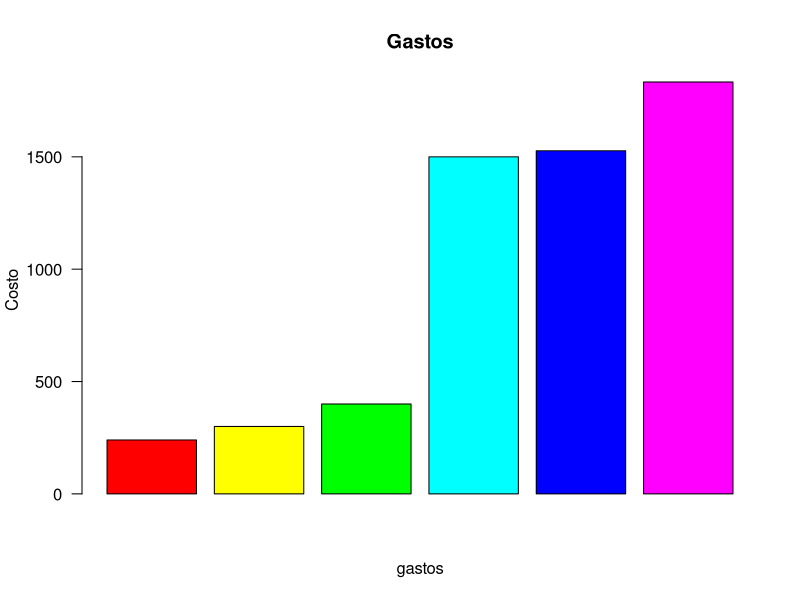

This chart was generated by the following R code:
# Laboratorio 1
# Daniela Alexandra Canabal Valdes 
# Maestria Ciencias Forestales primer semestre
# Matricula: 1567373

# HW_01
# Primer contacto con la consola R


# Considerando las facturas mensuales de una estudiante universitaria de la MFC: telefono celular $300, transporte $240, comestibles $1527, gimnasio $400, alquiler $1500, otros $1833:

# Gastos totales
 300+240+1527+400+1500+1833
 
 
# Crear objetos o variables que almacenen uno o más valores.

 celular <- 300
 transporte <- 240
 comestibles <- 1527
 gimnasio <- 400
 alquiler <- 1500
 otros <- 1833

 
 # Suponiendo que la estudiante tiene los mismos gastos todos los meses, ¿cuanto gastaria durante un semestre escolar?
 # Total por semestre (cinco meses)
 (celular+transporte+comestibles+gimnasio+alquiler+otros)*5
 
 # Manteniendo la misma suposicion sobre los gastos mensuales, ¿cuanto gastaria la estudiante durante un año escolar?
 # Total por año escolar (diez meses)
 (celular+transporte+comestibles+gimnasio+alquiler+otros)*10
 
 
 #AUTOEVALUACION
 #Combinar variables dentro de la función de combinación c() para crear un vector llamado gastos:
 
 gastos <- c(celular, transporte, comestibles, gimnasio, alquiler, otros)

 
 #Diagrama
 #Descubra cómo utilizar sort() para ordenar los elementos en la variable gastos, con el fin de organizar elementos en gastos en orden decreciente.
 sort(gastos, decreasing = FALSE)
 
 #Descubra cómo utilizar sort() y barplot() para producir un gráfico de barras con barras en orden decreciente
 barplot((sort (gastos, decreasing = F)), col=c("rainbow"(6)), main=("Gastos"), ylab =("Costo"), xlab =("gastos"), las =1)
 

 # parte 2 variables
 
 # problema 1: identifique el tipo de variable (cualitativa o cuantitativa) para la lista de preguntas de una encuesta aplicada a estudiantes universitarios en una clase de estadistica:
 
 # - Nombre del estudiante  (cualitativa)
 # - Fecha de nacimiento (p. Ej., 21/10/1995) (cuantitativa)
 # - Edad (años) (cuantitativa)
 # - Direccion de casa (cualitativa)
 # - Numero de telefono (cualitativa)
 # - Area principal de estudio (cuantitativa)
 # - Grado de año universitario (primer, segundo, tercero, ultimo año) (cuantitativa)
 # - Puntaje en la prueba de mitad de periodo (basado en 100 puntos posibles) (cuantitativa)
 # - Calificacion general (A, B, C, D, F) (cuantitativa)
 # - Tiempo (en minutos) para completar la prueba final de MCF 2023(cualitativa)
 # - Numero de hermanos (cualitativa)
 
 # problema 2: elija un objeto (animales, plantas, paises, instituciones etc.) y obtenga una lista de 14 variables: 7 cuantitativas y 7 cualitativas
 # objeto: Silla
 # cuantitativas
 # 1. ¿Cuantas sillas hay en la casa?
 # 2. ¿Cuantas patas tienen?
 # 3. ¿Cuantas son nuevas?
 # 5. ¿Cuantas son viejas?
 # 6. ¿Cuantas son de plastico?
 # 7. ¿cuantas son de metal?
 
 # cualitativa
 # 1. ¿Tipo de silla?
 # 2. ¿Color de silla?
 # 3. ¿Material de silla?
 # 5. ¿Condicion de silla?
 # 6. ¿Ubicacion de silla?
 # 7. ¿Tamaño de silla?
 
 # problema 3: Considere una variable con valores numéricos que describen formas electrónicas de expresar opiniones personales: 1 = Twitter; 2 = correo electrónico; 3 = mensaje de texto; 4 = Facebook; 5 = blog. ¿Es esta una variable cuantitativa o cualitativa? 
 # Explique: es una variable cualitativa, ya que esta enlista las diversas formas electronicas donde se puede expresar opiniones personales.
 # 
 #
 # problema 4: Para cada pregunta de investigación, (1) identifique a los individuos de interés (el grupo o grupos que se están estudiando), (2) identifique la (s) variable (s) (la característica sobre la que recopilaríamos datos) y (3) determine si cada variable es categórico o cuantitativo.
 # - ¿Cuál es la cantidad promedio de horas que los estudiantes de universidades públicas trabajan cada semana?
 # - ¿Qué proporción de todos los estudiantes universitarios de México están inscritos en una universidad pública? 
 # - En los universidades públicas, ¿las estudiantes femeninas tienen un promedio de CENEVAL más alto que los estudiantes varones?
 # - ¿Es más probable que los atletas universitarios reciban asesoramiento académico que los atletas no universitarios?
 # - Si reuniéramos datos para responder a las preguntas de la investigación anterior, ¿qué datos podrían analizarse mediante un histograma? ¿Cómo lo sabes?.
 #  las variables que se pudieran usar para realizar un analisis serian: estudiantes inscritos y horas de trabajo, ya que ambas variables son de caracter cuantitativa y pueden mostrar resultados estadisticos comprobables.
 
 # 1: El grupo general de interes son los estudiantes de universidades publicas.

 # 2: 
 # independientes
 # estudiantes inscritos
 # estudiantes femeninas con promedio superior de CENAVAL
 
 # dependientes
 # horas de trabajo
 # asesoramiento para atletas universitarios
 
 # 3: 
 # estudiantes inscritos (cuantitativa)
 # estudiantes femeninas con promedio superior de CENAVAL (cualitativa)
 # horas de trabajo (cuantitativa)
 # asesoramiento para atletas universitarios (cualitativa)
 